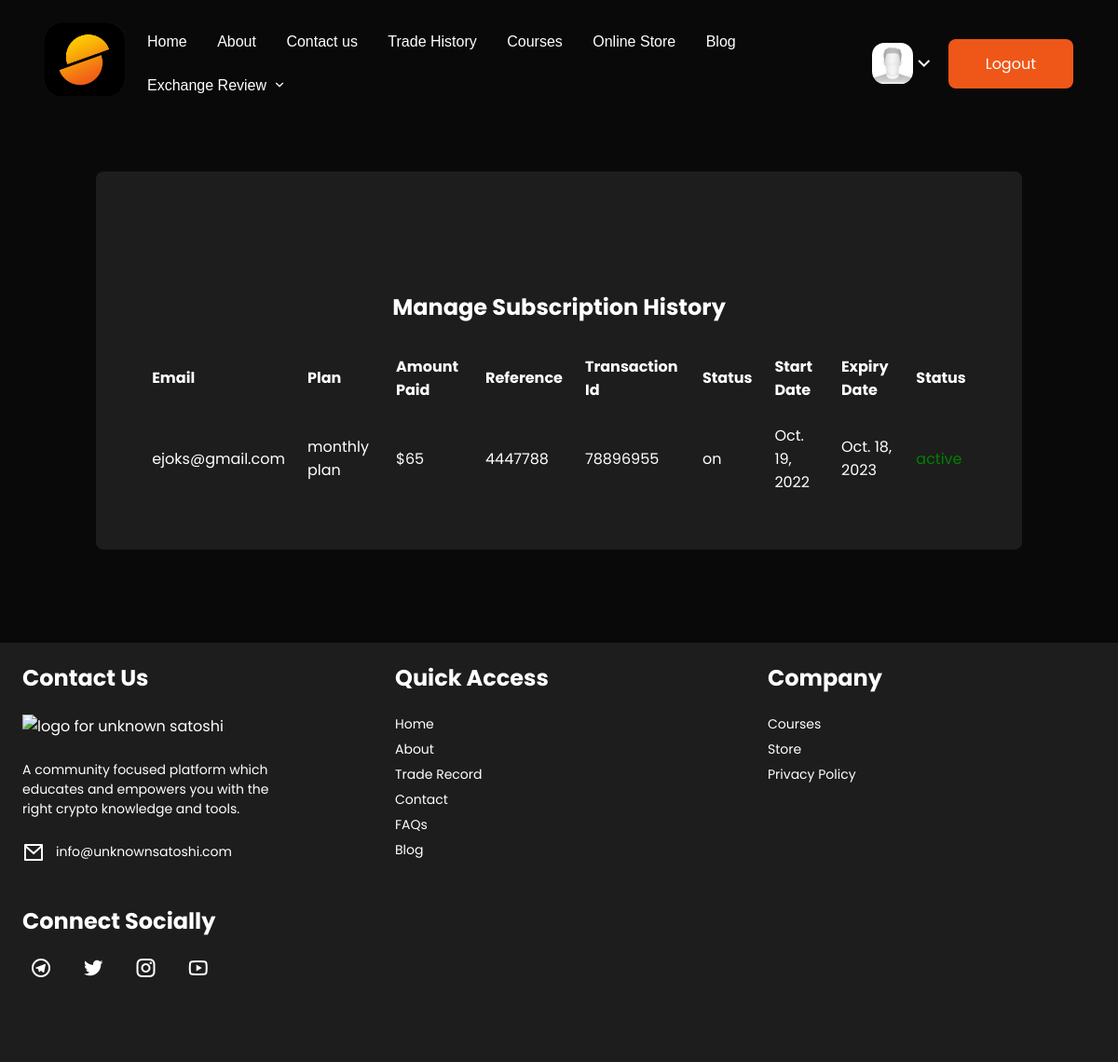
Screenshot of /subscription/history/ (signed in) with the database file from the repository.
### userprolog/models.py (models this page shows, shortened)
class User(AbstractBaseUser, PermissionsMixin):
    id = models.UUIDField(primary_key=True, default=uuid.uuid4, editable=False, unique=True)
    username = models.CharField(max_length=200, unique=True, blank=True)
    email = models.EmailField(max_length=200, unique=True, blank=False)
    first_name = models.CharField(max_length=200, blank=True)
    last_name = models.CharField(max_length=200, blank=True)
    phone_no = models.CharField(max_length=11,validators=[MaxLengthValidator(11)])
    profile_picture = models.ImageField(null=True, blank=True, default="default_user_image.jpeg", upload_to="profile_image/",)
    is_active = models.BooleanField(default=False)
    is_staff = models.BooleanField(default=False)
    is_superuser = models.BooleanField(default=False)
    date_joined = models.DateTimeField(auto_now_add=True)
    created = models.DateTimeField(auto_now_add=True)
    updated = models.DateTimeField(auto_now=True)
    objects = UserManager()
    EMAIL_FIELD = 'email'
    USERNAME_FIELD = 'username'
    REQUIRED_FIELDS = ['email',]

### cms/models.py (models this page shows, shortened)
class SubscriptionHistory(models.Model):
    id = models.UUIDField(default=uuid.uuid4, unique=True, primary_key=True, editable=False)
    user = models.ForeignKey(User, on_delete=models.CASCADE)
    email = models.EmailField(max_length=200, unique=False, blank=False)
    full_name = models.CharField(max_length=200, blank=False)
    phone_no = models.CharField(max_length=11, unique=False, blank=False)
    plan = models.ForeignKey(Plan, on_delete=models.CASCADE, default='monthly plan')
    amount_paid = models.IntegerField(default=0)
    reference = models.CharField(max_length=200, unique=True, blank=False)
    transaction_id = models.CharField(max_length=200)
    status = models.CharField(max_length=200)
    start_date = models.DateField(default=today)
    expiry_date = models.DateField(default=None)
    active = models.BooleanField(default=False)

class Plan(models.Model):
    title = models.CharField(max_length=100)
    slug = models.SlugField(unique=True)
    desc = models.TextField()
    price = models.IntegerField(default=0)
    discount_price = models.IntegerField(default=0)
    discount= models.IntegerField(default=0)
    created_on = models.DateTimeField(auto_now_add=True)
    class Meta:
        ordering = ("created_on",)
    def __str__(self):
        return self.title

### userprolog/views.py (the view)
# urls.py: path('subscription/history/', user_subscription_list, name="user-sub-list"),
@login_required(login_url='user-login')
def user_subscription_list(request):
    user = request.user
    subscription = SubscriptionHistory.objects.filter(user=user)
    template_name = "userprolog/sub-plan.html"
    context = {"subscription":subscription,"user":user}
    return render(request, template_name, context)

### userprolog/templates/userprolog/sub-plan.html
{% extends 'base.html' %}
{% load static %}
{% block content %}
	<div class="page-wrapper margin-extra">
        <section class="panel-section">
            <div class="panel-content">
              <div class="page-wrapper admin-wrapper">
                <div class="content-container" style="margin-bottom: 100px;">
                  <section class="trade-table">
                      <table>
                        {% if subscription %}
                        <section class="alt-nav" id="sub-nav">
                          <h4>Manage Subscription History</h4>
                        </section>
                        <thead>
                          <tr>
                            <th scope="col">Email</th>
                            <th scope="col">Plan</th>
                            <th scope="col">Amount Paid</th>
                            <th scope="col">Reference</th>
                            <th scope="col">Transaction Id</th>
                            <th scope="col">Status</th>
                            <th scope="col">Start Date</th>
                            <th scope="col">Expiry Date</th>
                            <th scope="col">Status</th>
                          </tr>
                        </thead>
                          {% for sub in subscription %}
                            <tbody>
                                <tr>
                                  <td data-label="Email">{{ user.email }}</td>
                                  <td data-label="Plan">{{ sub.plan }}</td>
                                  <td data-label="Amount Paid">${{sub.plan.price}}</td>
                                  <td data-label="Reference">{{sub.reference}}</td>
                                  <td data-label="Transaction Id">{{sub.transaction_id}}</td>
                                  <td data-label="Status">{{sub.status}}</td>
                                  <td data-label="Status">{{sub.start_date}}</td>
                                  <td data-label="Status">{{sub.expiry_date}}</td>
                                  {% if sub.active == True %}
                                    <td data-label="Active" style="color: green;">active</td>
                                  {% else %}
                                    <td data-label="Active" style="color: red;">expired</td>
                                  {% endif %}
                                </tr>
                            </tbody>
                          {% endfor %}
                      {% else %}
                        <div>
                          <p style="text-align: center;"> you have not subscribed to any plan yet.</p>
                        </div>
                        {% endif %}
                      </table>
                  </section>
                </div>
              </div>
            </div>
        </section>
	</div>
{% endblock content %}

### templates/base.html (shortened to what this page needs)
{% load static %}
<!DOCTYPE html>
<html lang="en">
<head>
    <link rel="stylesheet" type="text/css" href=" {% static 'css/style.css' %}" />
    <link rel="stylesheet" type="text/css" href="https://cdnjs.cloudflare.com/ajax/libs/OwlCarousel2/2.2.1/assets/owl.carousel.min.css">
	<link rel="stylesheet" type="text/css" href="https://cdnjs.cloudflare.com/ajax/libs/OwlCarousel2/2.2.1/assets/owl.theme.default.min.css">
	<link href="https://cdn.jsdelivr.net/npm/remixicon@2.5.0/fonts/remixicon.css" rel="stylesheet">
	<link rel="stylesheet" href="https://cdnjs.cloudflare.com/ajax/libs/font-awesome/6.0.0-beta3/css/all.min.css" />
</head>
<body>
	<div class="page-wrapper">
		<header class="banner-wrapper">
			<div class="navbar">
				{% block header_logo %}
					<div class="navbar__Link navbar__Link-brand">
						<a href="{% url 'home' %}" class="index-link">
							<img src="{% static 'images/logo.png' %}" class="navbar-logo" alt="website's logo">
						</a>
					</div>
				{% endblock header_logo %}
				<nav class="navbar__Items">
					<ul>
						<li class="navbar__Link">
							<a class="nav-link" href="{% url 'home' %}">Home</a>
						</li>
						<li class="navbar__Link">
							<a class="nav-link" href="{% url 'about' %}">About</a>
						</li>
						<li class="navbar__Link">
							<a class="nav-link" href="{% url 'contact' %}">Contact us</a>
						</li>
						<li class="navbar__Link">
							<a class="nav-link" href="{% url 'trade-history' %}">Trade History</a>
						</li>
						<li class="navbar__Link">
							<a class="nav-link" href="{% url 'courses' %}">Courses</a>
						</li>
						<li class="navbar__Link">
							<a class="nav-link" href="{% url 'onlinestore' %}">Online Store</a>
						</li>
						<li class="navbar__Link">
							<a class="nav-link" href="{% url 'blog' %}">Blog</a>
						</li>
						<li class="navbar__Link" id="dropdown-link">
							<a class="nav-link dropdown-button">Exchange Review <i class="ri-arrow-down-s-line"></i></a>
						</li>
					</ul>
				</nav>
				<nav class="navbar__Items navbar__Items--right">
					{% if request.user.is_authenticated %}
					<div class="profile">
						<div class="dropdown">
							<main>
								<img src="{{user.profile_picture.url}}" class="img-profile"><i class="ri-arrow-down-s-line profile-icon"></i>
							</main>
						</div>
					</div>
						<div class="navbar__Link">
							<a class="btn hire-btn"  href="{% url 'user-logout' %}">Logout</a>
						</div>
                    {% else %}
						<div class="navbar__Link">
							<a class="login-link"  href="{% url 'user-login' %}">Login</a>
							<a class="btn hire-btn"  href="{% url 'register' %}">Sign Up</a>
						</div>
                    {% endif%}
            	</nav>
			</div>
		</header>
	</div>
    {% block content %}{% endblock content %}
	<footer>
		<div class="footer-content__container">
			<section class="footer-content__item">
				<h4>Contact Us</h4>
				<div class="contact-options">
					<img src="{% static 'images/alt-logo.png' %}" alt="logo for unknown satoshi" class="alt-logo">
					<p>A community focused platform which educates and empowers you with the right crypto knowledge and tools.</p>
					<p class="iconic-paragraph"><i class="ri-mail-line"></i><a href="mailto:info@unknownsatoshi.com">info@unknownsatoshi.com</a></p>
				</div>
				<div class="social-links">
					<h4>Connect Socially</h4>
					<a href="https://t.me/unknown_satoshi"><i class="ri-telegram-line"></i></a>
					<a href="https://twitter.com/unknown_satoshi?t=neIjfJivVymH9Kg75UjqlA&s=09"><i class="ri-twitter-fill"></i></a>
					<a href="https://instagram.com/theunknownsatoshi?utm_medium=copy_link"><i class="ri-instagram-line"></i></a>
					<a href="https://youtube.com/channel/UCzpteHI9OCi6eAzRJyTZjRg"><i class="ri-youtube-line"></i></a>
				</div>
			</section>
			<section class="footer-content__item">
				<h4>Quick Access</h4>
				<div class="links">
					<a href="{% url 'home' %}">Home</a>
					<a href="{% url 'about' %}">About</a>
					<a href="{% url 'trade-history' %}">Trade Record</a>
					<a href="{% url 'contact' %}">Contact</a>
					<a href="{% url 'faqs' %}">FAQs</a>
					<a href="{% url 'blog' %}">Blog</a>
				</div>
			</section>
			<section class="footer-content__item">
				<h4>Company</h4>
				<div class="links">
					<a href="{% url 'courses' %}">Courses</a>
					<a href="{% url 'onlinestore' %}">Store</a>
					<a href="{% url 'privacy' %}">Privacy Policy</a>
				</div>
			</section>
		</div>
	</footer>
</body>
</html>

### static/css/style.css (style rules this page uses)
html { scroll-behavior: smooth; }
* { margin: 0; padding: 0; -webkit-box-sizing: border-box; box-sizing: border-box; }
body { font-family: "Poppins", sans-serif; background-color: #0a0909; color: #fff; max-width: 1440px; margin: auto; }
.page-wrapper { padding: 0 24px; }
h4 { font-size: clamp(20px, 3vw, 24px); }
h2, h4, h5 { line-height: 1.2; }
p { font-size: 16px; font-weight: normal; }
a { text-decoration: none; color: #fff; }
.btn { padding: 15px 40px; border: 0px; border-radius: 8px; background-color: #ee5717; font-family: "Poppins", sans-serif; -webkit-transition: 0.3s; transition: 0.3s; height: 54px; width: auto; }
a.btn { text-decoration: none; color: #fff; }
img { object-fit: cover; object-position: center; }
.navbar { display: -webkit-box; display: -ms-flexbox; display: flex; padding: 16px; font-family: sans-serif; color: white; -ms-flex-pack: distribute; justify-content: space-around; width: 100%; z-index: 1111; }
.navbar-logo { width: 100px; height: auto; }
.navbar__Link { padding-right: 8px; }
.navbar__Items { display: -webkit-box; display: -ms-flexbox; display: flex; margin-left: auto; -webkit-box-align: center; -ms-flex-align: center; align-items: center; }
.navbar__Items li { list-style: none; display: inline-block; margin-top: 10px; }
.navbar__Items li a { padding: 10px; text-decoration: none; line-height: 27px; -webkit-transition: 0.3s; transition: 0.3s; }
.navbar__Items--right { margin-left: auto; }
.navbar__Items--right .profile { margin-right: 24px; border-radius: 50%; padding: 2px; width: 48px; height: 48px; }
.navbar__Items--right .profile .img-profile { width: 100%; height: auto; border-radius: 30%; }
.dropdown { position: relative; display: inline-block; cursor: pointer; }
.dropdown main { display: flex; justify-content: center; align-items: center; }
.dropdown main .profile-icon { font-size: 24px; }
#dropdown-link { position: relative; display: inline-block; cursor: pointer; }
#dropdown-link .dropdown-button { display: flex; align-items: center; justify-content: center; }
#dropdown-link .dropdown-button i { margin-left: 6px; }
footer { background-color: #1d1d1d; height: 450px; position: relative; }
footer .footer-content__container { display: -webkit-box; display: -ms-flexbox; display: flex; -webkit-box-pack: center; -ms-flex-pack: center; justify-content: center; }
footer .footer-content__container h4 { margin-bottom: 24px; }
footer .footer-content__item { -webkit-box-flex: 1; -ms-flex: 1; flex: 1; padding: 24px; }
footer .footer-content__item .contact-options { margin-bottom: 48px; max-width: 80%; }
footer .footer-content__item .contact-options .alt-logo { width: 150px; height: auto; margin-bottom: 24px; }
footer .footer-content__item .contact-options p { margin-bottom: 12px; display: -webkit-box; display: -ms-flexbox; display: flex; -webkit-box-align: center; -ms-flex-align: center; align-items: center; font-size: 14px; }
footer .footer-content__item .contact-options .iconic-paragraph { margin-top: 24px; }
footer .footer-content__item .contact-options i { font-size: 24px; margin-right: 12px; }
footer .footer-content__item .social-links i { font-size: 24px; margin-right: 12px; }
footer .footer-content__item .social-links .ri-telegram-line { padding: 8px; border-radius: 8px; }
footer .footer-content__item .social-links .ri-twitter-fill { padding: 8px; border-radius: 8px; }
footer .footer-content__item .social-links .ri-instagram-line { padding: 8px; border-radius: 8px; }
footer .footer-content__item .social-links .ri-youtube-line { padding: 8px; border-radius: 8px; }
footer .footer-content__item .links a { display: block; margin-bottom: 6px; -webkit-transition: 0.3s; transition: 0.3s; font-size: 14px; }
.trade-table { width: 90%; background-color: #1d1d1d; margin: auto; margin-top: 48px; border-radius: 8px; padding: 48px; }
.trade-table table { border-collapse: collapse; width: 100%; }
.trade-table table thead { font-weight: 500; }
.trade-table table td, .trade-table table th { text-align: left; padding: 12px; }
.trade-table table th { background-color: #1d1d1d; }
#sub-nav { padding: 24px; display: -webkit-box; display: -ms-flexbox; display: flex; -webkit-box-pack: center; -ms-flex-pack: center; justify-content: center; -webkit-box-align: center; -ms-flex-align: center; align-items: center; }
#sub-nav h4 { text-align: center; font-weight: bold; }
section.alt-nav { margin-top: 60px; }

### rows the page displays
User: profile_picture (placeholder picture), email "ejoks@gmail.com"
SubscriptionHistory: plan "monthly plan", plan.price "65", reference "4447788", transaction_id "78896955", status "on", start_date "Oct. 19, 2022", expiry_date "Oct. 18, 2023", active "active"
